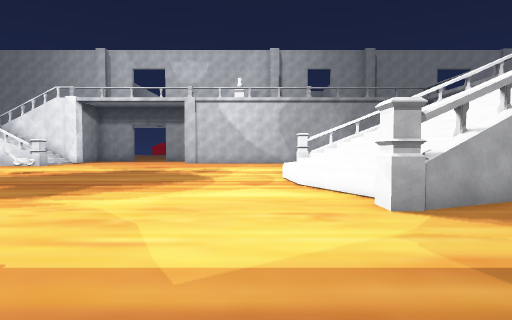
View 1 (above)

17 first-person views from a walk through a scene from a Unity 3-D project. The camera is 1.5 m above the floor, tilts 2° down and sees 80° across. The floor is counted in squares, 2 m on a side. Each view is taken from the middle of a square. On the plan, view 1 faces up. The plan holds only what a view shows up to about 10 squares ahead; the rest is blank. The place goes on beyond the plan. Some surface patterns are stand-ins.

View 2
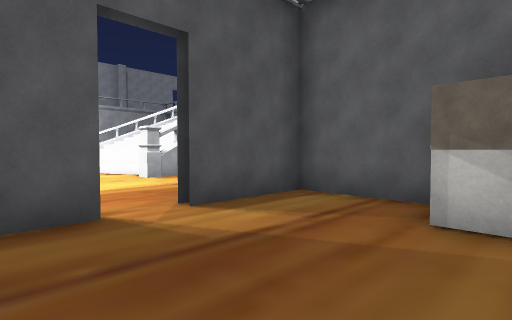

View 3
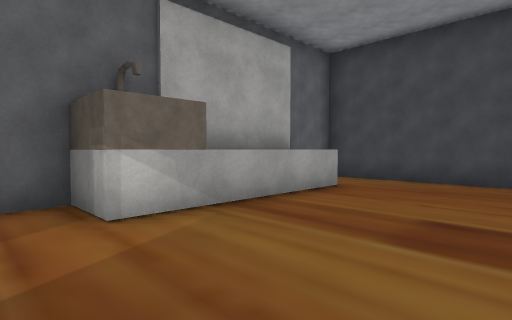

View 4
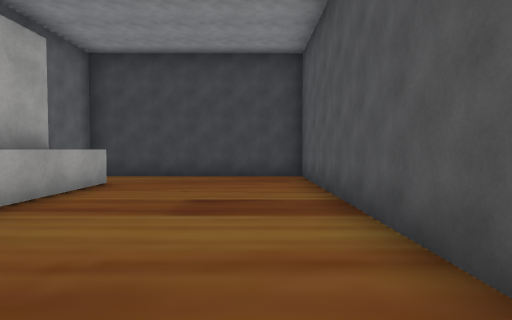

View 5
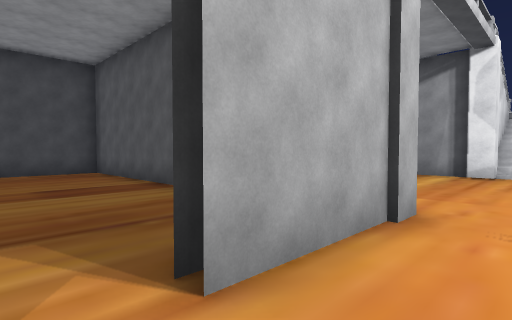

View 6
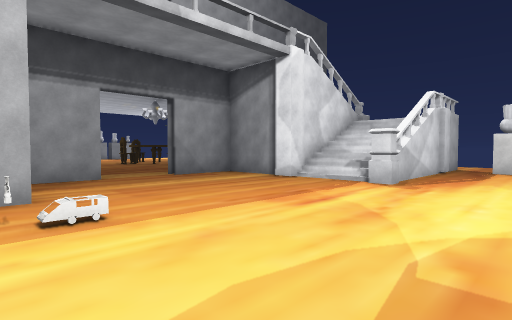

View 7
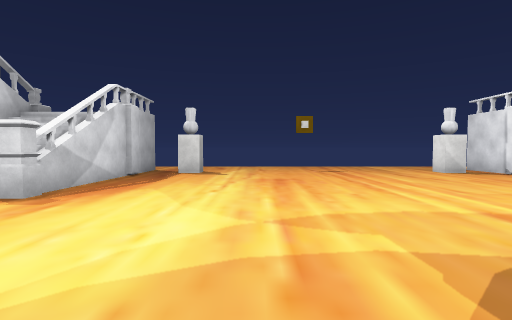

View 8
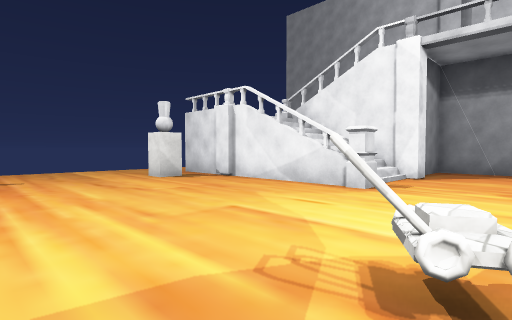

View 9
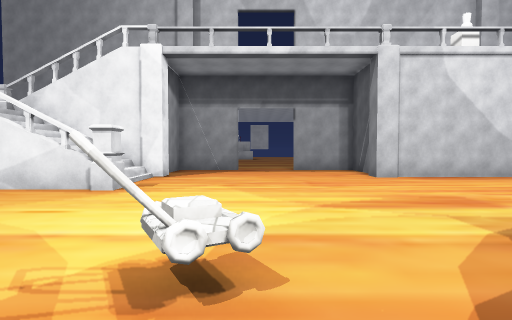

View 10
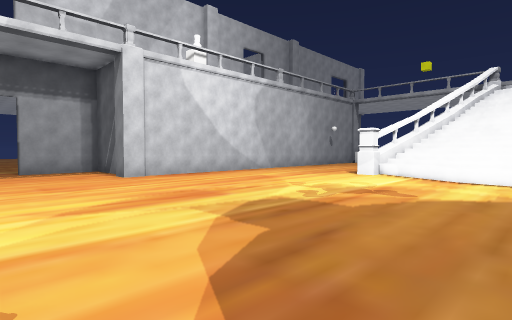

View 11
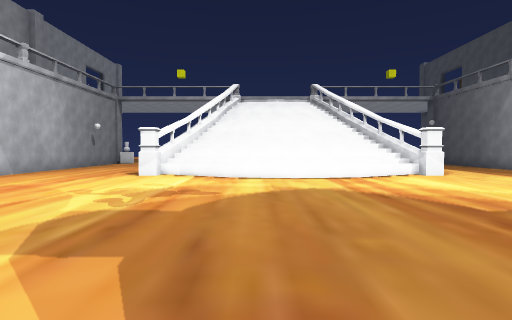

View 12
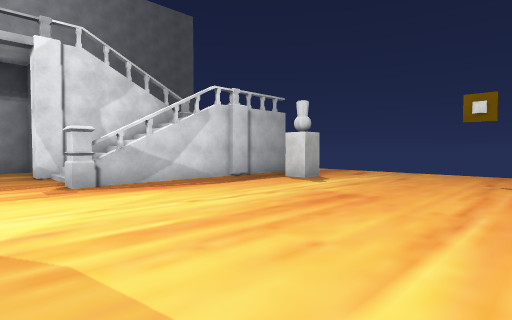

View 13
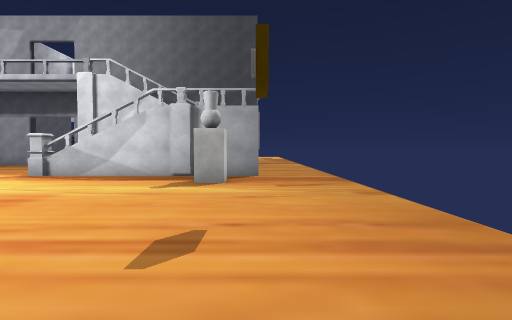

View 14
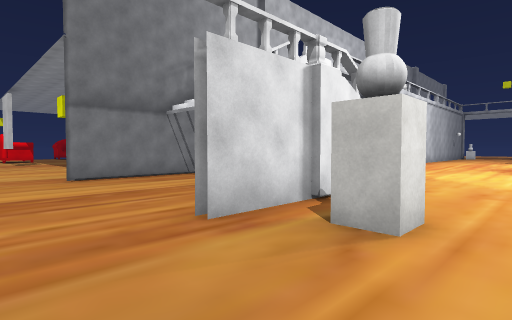

View 15
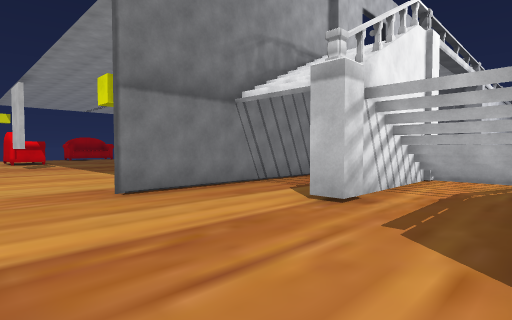

View 16
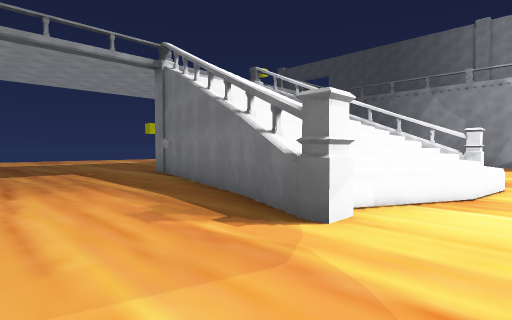

View 17
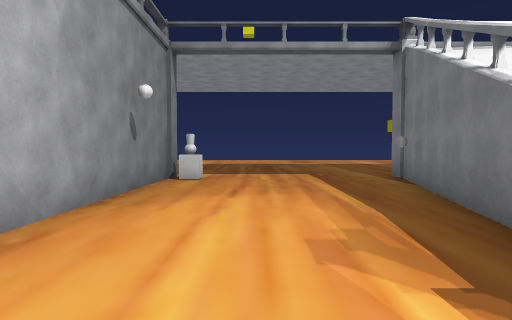

### Floor plan
Key: @ floor where view 1 was taken; # wall or solid block; . main floor; : floor 0.75 m higher than the main floor; + floor 1.25 m higher than the main floor; / step, stairs or slope; = window, fence, low wall or low ledge; ^ raised ledge; P pillar; B block; A vase; O other object.
Columns run from 18 left of view 1 to 9 right of it. Each row starts with its distance up from view 1.
 19 ..######### .###
 18 ........#......#
 17 ..... ###......#
 16 ....##=/P......############A
 15 ......=//..................B
 14 ..#######...................
 13 ............................
 12 ...B................P#......
 11 ....................=####O..
 10 ..........OO.......=+#    #P
  9 ...................:+#
  8 ...................:##
  7 ...................:+#
  6 ...................=+#
  5 ....................=##
  4 ...B................##.
  3 ......................
  2 ..#######.............
  1 ...   =//.....OO......
  0       ##P......###@###
 -1         #...... .....#
 -2         #...... .....#
 -3         ###..###....##
 -4           ...  #....#
 -5            ..  #....^
 -6                #....^
 -7                #....^#
 -8                #.....#
 -9                ## .. #
-10                  OOO#

Where each view was taken, in squares from view 1:
view 1: 0 up, 0 right, facing up
view 2: 4 down, 2 left, facing up-right
view 3: 2 down, 2 left, facing down-right
view 4: 1 down, 2 left, facing down
view 5: 1 up, 0 right, facing down-left
view 6: 5 up, 3 left, facing down-left
view 7: 6 up, 5 left, facing left
view 8: 8 up, 7 left, facing up-left
view 9: 8 up, 7 left, facing up
view 10: 8 up, 7 left, facing up-right
view 11: 9 up, 7 left, facing right
view 12: 9 up, 8 left, facing down-left
view 13: 11 up, 16 left, facing down
view 14: 11 up, 18 left, facing up-right
view 15: 14 up, 18 left, facing up-right
view 16: 15 up, 0 right, facing down-right
view 17: 14 up, 1 right, facing right
